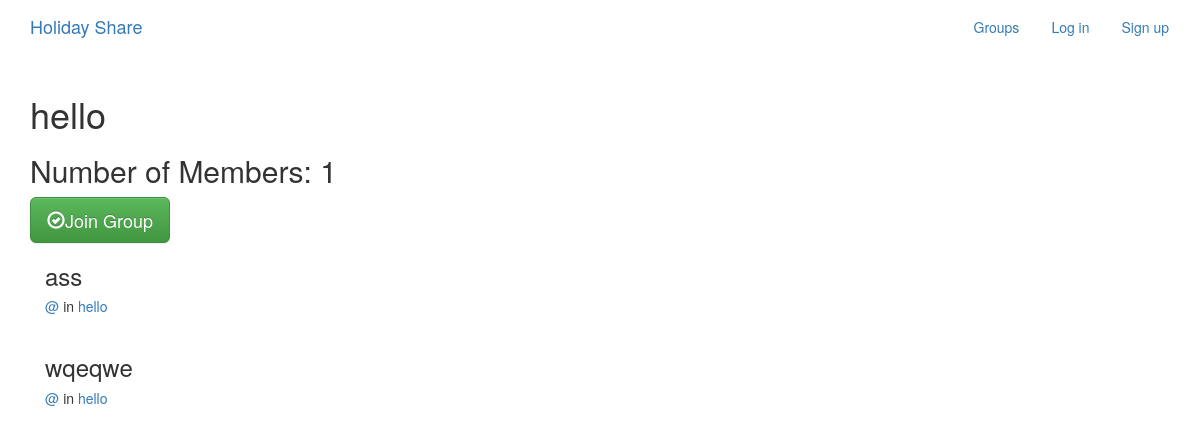
Screenshot of /groups/posts/in/hello/ with the database file from the repository.
### groups/models.py (models this page shows, shortened)
class Group(models.Model):
    name = models.CharField(max_length=40,unique=True)
    slug = models.SlugField(allow_unicode=True,unique=True)
    country = models.CharField(max_length=40,unique = True)
    description = models.TextField(blank=True)
    description_html = models.TextField(editable=False, blank=True)
    members = models.ManyToManyField(User,through='GroupMember')
    class Meta:
        ordering =['name']

### posts/models.py (models this page shows, shortened)
class Post(models.Model):
    user = models.ForeignKey(User,related_name='posts', null=True)
    created_date = models.DateTimeField(auto_now =True, null=True)
    message = models.TextField(max_length=500)
    message_html = models.TextField(editable=False)
    group = models.ForeignKey(Group,related_name='posts',null=True,blank=True)
    slug = models.SlugField(allow_unicode=True, null=True, unique = True)
    class Meta:
        ordering =['created_date']
        unique_together = ['user','message']

### groups/views.py (the view)
# urls.py: url(r'posts/in/(?P<slug>[-/w]+)/$',views.SingleGroup.as_view(),name='single'),
class SingleGroup(generic.DetailView):
    model = Group

### groups/templates/groups/group_detail.html
{% extends "groups/group_base.html" %}
{% block pregroup %}
<h1>{{group.name}}</h1>
  <h2>Number of Members: {{ group.members.count }}</h2>
    <div class="content">
    {% if user in group.members.all %}
    <a href="{% url 'groups:leave' slug=group.slug %}" class='btn btn-lg btn-fill btn-warning'>
      <span class='glyphicon glyphicon-remove-circle'></span>Leave Group</a>
      {% else %}
      <a href="{% url 'groups:join' slug=group.slug %}" class='btn btn-lg btn-fill btn-success'>
        <span class='glyphicon glyphicon-ok-circle'></span>Join Group</a>
    {% endif %}
    </div>
{% endblock %}
{% block group_content %}
<div class="col-md-8">
  {% if group.posts.count == 0 %}
  <h2>This is a new Group! Start Sharing you Memories</h2>
  {% else %}
  {% for post in group.posts.all %}
  {% include "posts/_post.html" %}
  {% endfor %}
  {% endif %}
</div>
{% endblock %}

### posts/templates/posts/_post.html (shortened to what this page needs)
<div class="post media">
	<h3>{{ post.message_html|safe }}</h3>
	<div class="media-body">
		<h5 class="media-heading">
			<span class="username"><a href="{% url 'posts:for_user' username=post.user.username %}">@{{ post.user.username }}</a></span>
			{% if post.group %}
			<span class="group-name">in <a href="#">{{ post.group.name }}</a></span>
			{% endif %}
		</h5>
	</div>
</div>

### rows the page displays
Group: name "hello", members.count "1"
Post: message_html "ass", group.name "hello"
Post: message_html "wqeqwe", group.name "hello"
